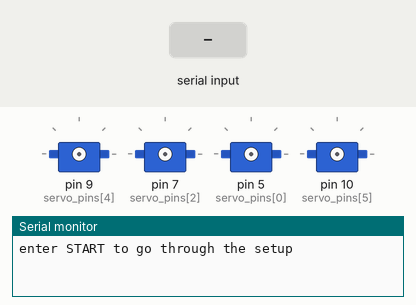
This sketch was run on a simulated Arduino Uno, built with avr-gcc and run on an emulated ATmega328P. On the bench: 4 × servo, the last lines printed to the serial monitor. The test bench sets the inputs (shaded band).

Above: at 0.9 s.
1.0 s: "START\n" received over Serial
3.7 s: "WAVE\n" received over Serial
At 6.3 s:
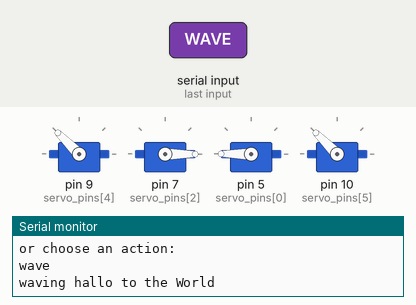
At 11.9 s:
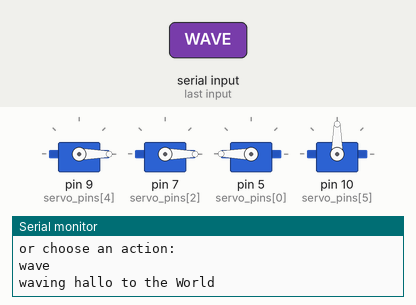
Timing chart, 0 to 12.7 s (numbered marks = the images above; inputs shaded):
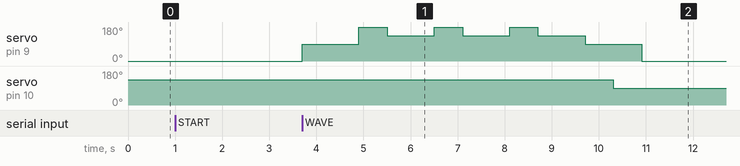

The sketch:

Quadruped_robot.ino
```cpp
#include <Servo.h>

int servo_pins[] = {5, 6, 7, 8, 9, 10, 11, 12};
int reverse[] = {0, 0, 0, 0, 0, 0, 0, 0}; //1 reverse 0 normal

enum servos
{
  RB_F = 0, // Right Back Foot
  RB_S,     // Right Back Shoulder
  LB_F,     // Left Back Foot
  LB_S,     // Left Back Shoulder
  RF_F,     // Right Front Foot
  RF_S,     // Right Front Shoulder
  LF_F,     // Left Front Foot
  LF_S      // Left Front Shoulder
};

int for_i = sizeof(servo_pins) / sizeof(servo_pins[0]);

Servo servos[sizeof(servo_pins) / sizeof(servo_pins[0])];

void move_servo(int servo_index,
                int position,
                int delay_time,
                int after_delay)
{
  servos[servo_index].attach(servo_pins[servo_index]);
  if (reverse[servo_index] == 1)
  {
    position -= 180;
  }
  servos[servo_index].write(position);
  delay(delay_time);
  servos[servo_index].detach();
  delay(after_delay);
}

void wave()
{
  Serial.println("waving hallo to the World");
  move_servo(RF_F, 90, 500, 100);
  move_servo(RF_S, 135, 500, 100);
  for (int i = 0; i < 3; i++)
  {
    move_servo(RF_F, 180, 500, 100);
    move_servo(RF_F, 135, 500, 500);
  }
  move_servo(RF_F, 90, 500, 100);
  move_servo(RF_S, 90, 500, 100);
  move_servo(RF_F, 0, 500, 100);
}

void stand_up()
{
  move_servo(RF_F, 0, 500, 100);
  move_servo(LB_F, 0, 500, 100);
  move_servo(RB_F, 180, 500, 100);
}

void all_90()
{
  for (int i = 0; i < for_i; i++)
  {
    move_servo(i, 90, 500, 100);
  }
}

void stop_all()
{
  for (int i = 0; i < for_i; i++)
  {
    servos[i].detach();
  }
  Serial.println("All servos detached");
}

void reset(bool feedback)
{
  for (int i = 0; i < for_i; i++)
  {
    if (i == RB_F || i == LB_F || i == RF_F || i == LF_F)
    {
      move_servo(i, 90, 500, 100);
      if(feedback)
      {
        Serial.print("moved Servo_");
        Serial.println(i);
      }
    }
    else if (i == RB_S || i == LB_S || i == RF_S || i == LF_S)
    {
      move_servo(i, 0, 500, 100);
      if(feedback)
      {
        Serial.print("moved Servo_");
        Serial.println(i);
      }
    }
  }
}


void setup()
{
  Serial.begin(9600);
  Serial.println("");
  Serial.println("enter START to go through the setup");

  while (true)
  {
    if (Serial.available() > 0)
    {
      String input = Serial.readStringUntil('\n');
      input.trim();
      if (input.equalsIgnoreCase("START"))
      {
        break;
      }
      else
      {
        Serial.println("invaild input");
      }
    }
  }

  stand_up();
  delay(250);
  Serial.println("setup completed");
}

void loop()
{
  Serial.println("enter START to activate the loop or STOP to suspend the programm");
  Serial.println("or choose an action:");
  Serial.println("wave");

  while (true)
  {
    if (Serial.available() > 0)
    {
      String input = Serial.readStringUntil('\n');
      input.trim();
      if (input.equalsIgnoreCase("START"))
      {
        break;
      }
      else if(input.equalsIgnoreCase("STOP"))
      {
        Serial.println("Programm will be suspended");
        stop_all();
        while(true){};
      }
      else if(input.equalsIgnoreCase("WAVE"))
      {
        wave();
        delay(500);
      }
      else
      {
        Serial.println("invaild input");
      }
    }
  }
  Serial.println("resetting the servos to 90");
  stand_up();
}
```

Measured:
- after the input at 3.7 s, servo on pin 9 (servo_pins[4]): 0° → 90° at once, → 180° 1.2 s later, → 135° 0.60 s later, → 180° 1.0 s later, … (9 changes in this stretch); servo on pin 10 (servo_pins[5]): 135° → 90° after 6.6 s
